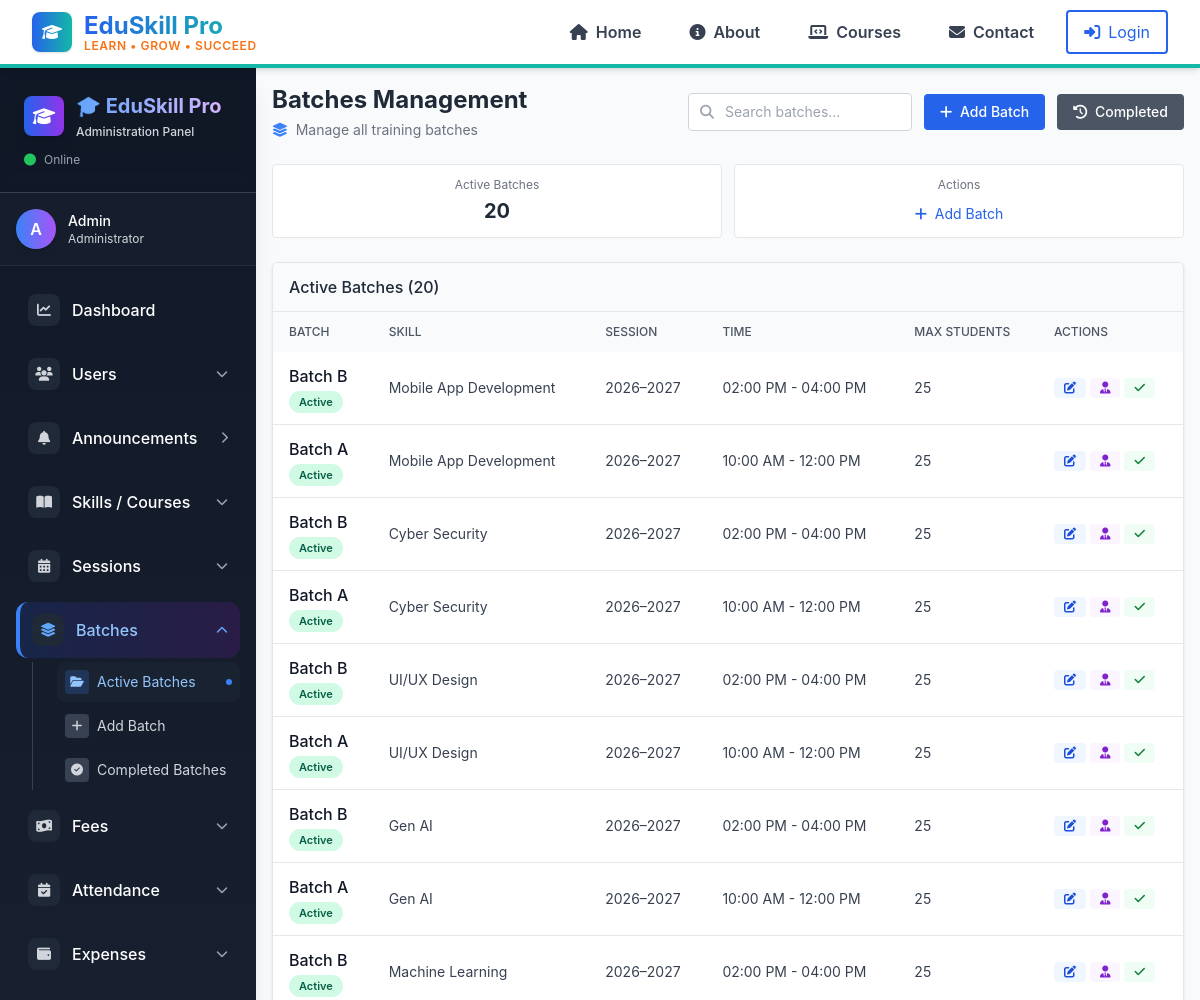
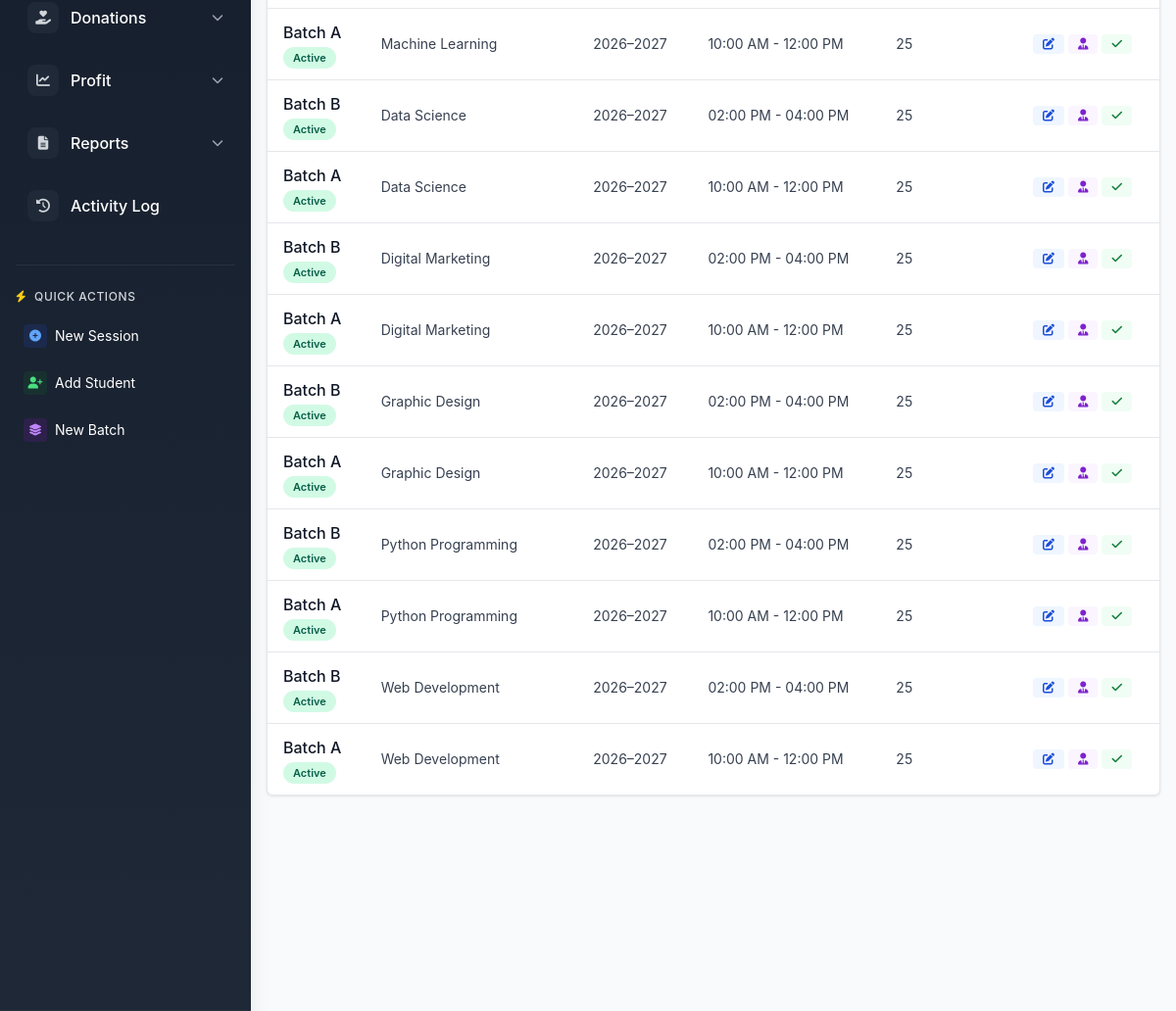
Page /admin/batches/batches.php on the committed database (2 pictures, top to bottom).
### tables this page shows
CREATE TABLE `batches` (
  `id` int(11) NOT NULL,
  `skill_id` int(11) DEFAULT NULL,
  `session_id` int(11) DEFAULT NULL,
  `batch_name` varchar(255) DEFAULT NULL,
  `start_time` time DEFAULT NULL,
  `end_time` time DEFAULT NULL,
  `max_students` int(11) DEFAULT NULL,
  `status` varchar(50) DEFAULT NULL,
  `created_at` timestamp NOT NULL DEFAULT current_timestamp(),
  `updated_at` timestamp NOT NULL DEFAULT current_timestamp() ON UPDATE current_timestamp()
);

CREATE TABLE `skills` (
  `id` int(11) NOT NULL,
  `skill_name` varchar(255) DEFAULT NULL,
  `duration_months` int(11) DEFAULT NULL,
  `level` varchar(50) DEFAULT NULL,
  `description` text DEFAULT NULL,
  `has_syllabus` tinyint(1) DEFAULT NULL,
  `has_practice` tinyint(1) DEFAULT NULL,
  `status` varchar(50) DEFAULT NULL,
  `created_at` datetime DEFAULT NULL,
  `updated_at` datetime DEFAULT NULL
);

CREATE TABLE `sessions` (
  `id` int(11) NOT NULL,
  `session_name` varchar(255) DEFAULT NULL,
  `status` varchar(50) DEFAULT NULL,
  `created_at` datetime DEFAULT NULL,
  `updated_at` datetime DEFAULT NULL
);

### admin/batches/batches.php (the view, shortened to what this page needs)
<?php
require_once __DIR__ . '/../../config/db.php';
$batches = mysqli_query($conn, "
    SELECT b.*, s.skill_name, se.session_name
    FROM batches b
    JOIN skills s ON b.skill_id = s.id
    JOIN sessions se ON b.session_id = se.id
    WHERE b.status='active'
    ORDER BY b.id DESC
");
$total_batches = mysqli_num_rows($batches);
?>
<!DOCTYPE html>
<html lang="en">
<head>
    <script src="https://cdn.tailwindcss.com"></script>
    <link rel="stylesheet" href="https://cdnjs.cloudflare.com/ajax/libs/font-awesome/6.5.0/css/all.min.css">
</head>
<body class="bg-gray-50 min-h-screen">
    <?php include __DIR__ . '/../../includes/navbar.php'; ?>
    <div class="flex">
        <?php include __DIR__ . '/../includes/sidebar.php'; ?>
        <main class="flex-1 p-4">
            <div class="flex justify-between items-center mb-6">
                <div>
                    <h1 class="text-2xl font-bold text-gray-800">Batches Management</h1>
                    <p class="text-gray-500 text-sm mt-1">
                        <i class="fas fa-layer-group text-blue-500 mr-1"></i>
                        Manage all training batches
                    </p>
                </div>
                <div class="flex items-center gap-3">
                    <div class="relative">
                        <div class="absolute inset-y-0 left-0 pl-3 flex items-center pointer-events-none">
                        </div>
                        <input type="text"
                            placeholder="Search batches..."
                            class="pl-9 pr-3 py-2 rounded border border-gray-300 focus:ring-2 focus:ring-blue-500 focus:border-blue-500 w-56 text-sm"
                            id="searchInput">
                    </div>
                    <a href="add_batch.php"
                        class="bg-blue-600 hover:bg-blue-700 text-white px-4 py-2 rounded text-sm font-medium">
                        <i class="fas fa-plus mr-1"></i> Add Batch
                    </a>
                    <a href="completed_batches.php"
                        class="bg-gray-600 hover:bg-gray-700 text-white px-4 py-2 rounded text-sm font-medium">
                        <i class="fas fa-history mr-1"></i> Completed
                    </a>
                </div>
            </div>
            <div class="grid grid-cols-2 gap-3 mb-6">
                <div class="bg-white p-3 rounded border text-center">
                    <p class="text-xs text-gray-500 mb-1">Active Batches</p>
                    <h3 class="text-xl font-bold text-gray-800"><?php echo $total_batches; ?></h3>
                </div>
                <div class="bg-white p-3 rounded border text-center">
                    <p class="text-xs text-gray-500 mb-1">Actions</p>
                    <div class="mt-2">
                        <a href="add_batch.php" class="text-sm text-blue-600 hover:text-blue-800">
                            <i class="fas fa-plus mr-1"></i> Add Batch
                        </a>
                    </div>
                </div>
            </div>
            <div class="table-container">
                <div class="px-4 py-3 border-b bg-gray-50">
                    <h3 class="font-medium text-gray-800">Active Batches (<?php echo $total_batches; ?>)</h3>
                </div>
                <?php if ($total_batches > 0): ?>
                    <div class="overflow-x-auto">
                        <table class="w-full">
                            <thead class="bg-gray-50">
                                <tr>
                                    <th class="py-3 px-4 text-left text-xs font-medium text-gray-600 uppercase">Batch</th>
                                    <th class="py-3 px-4 text-left text-xs font-medium text-gray-600 uppercase">Skill</th>
                                    <th class="py-3 px-4 text-left text-xs font-medium text-gray-600 uppercase">Session</th>
                                    <th class="py-3 px-4 text-left text-xs font-medium text-gray-600 uppercase">Time</th>
                                    <th class="py-3 px-4 text-left text-xs font-medium text-gray-600 uppercase">Max Students</th>
                                    <th class="py-3 px-4 text-left text-xs font-medium text-gray-600 uppercase">Actions</th>
                                </tr>
                            </thead>
                            <tbody class="divide-y divide-gray-200">
                                <?php while ($row = mysqli_fetch_assoc($batches)): ?>
                                    <tr>
                                        <td class="py-3 px-4">
                                            <div class="font-medium text-gray-900"><?php echo htmlspecialchars($row['batch_name']); ?></div>
                                            <span class="status-badge status-active">Active</span>
                                        </td>
                                        <td class="py-3 px-4">
                                            <div class="text-sm text-gray-700"><?php echo htmlspecialchars($row['skill_name']); ?></div>
                                        </td>
                                        <td class="py-3 px-4">
                                            <div class="text-sm text-gray-700"><?php echo htmlspecialchars($row['session_name']); ?></div>
                                        </td>
                                        <td class="py-3 px-4">
                                            <div class="text-sm text-gray-700">
                                                <?php echo date('h:i A', strtotime($row['start_time'])); ?> - <?php echo date('h:i A', strtotime($row['end_time'])); ?>
                                            </div>
                                        </td>
                                        <td class="py-3 px-4">
                                            <div class="text-sm text-gray-700"><?php echo $row['max_students']; ?></div>
                                        </td>
                                        <td class="py-3 px-4">
                                            <div class="flex gap-1">
                                                <a href="edit_batch.php?id=<?= $row['id'] ?>"
                                                    class="action-btn bg-blue-50 text-blue-700 hover:bg-blue-100"
                                                    title="Edit">
                                                    <i class="fas fa-edit text-xs"></i>
                                                </a>
                                                <a href="assign_teacher.php?batch_id=<?= $row['id'] ?>"
                                                    class="action-btn bg-purple-50 text-purple-700 hover:bg-purple-100"
                                                    title="Assign Teacher">
                                                    <i class="fas fa-user-tie text-xs"></i>
                                                </a>
                                                <a href="batches.php?complete_id=<?= $row['id'] ?>"
                                                    onclick="return confirm('Mark batch as completed?')"
                                                    class="action-btn bg-green-50 text-green-700 hover:bg-green-100"
                                                    title="Complete">
                                                    <i class="fas fa-check text-xs"></i>
                                                </a>
                                            </div>
                                        </td>
                                    </tr>
                                <?php endwhile; ?>
                            </tbody>
                        </table>
                    </div>
                <?php endif; ?>
            </div>
        </main>
    </div>
</body>
</html>

### admin/batches/batches.php (style rules this page uses)
* { font-family: 'Inter', sans-serif; }
.action-btn { padding: 4px 10px; border-radius: 4px; font-weight: 500; transition: all 0.2s ease; display: inline-flex; align-items: center; gap: 4px; text-decoration: none; font-size: 13px; }
.table-container { background: white; border-radius: 6px; overflow: hidden; box-shadow: 0 1px 3px rgba(0, 0, 0, 0.1); border: 1px solid #e5e7eb; }
.status-badge { padding: 4px 10px; border-radius: 12px; font-size: 11px; font-weight: 600; }
.status-active { background: #d1fae5; color: #065f46; }

### rows in the picture
batches: batch_name "Batch B", skill.skill_name "Mobile App Development", session.session_name "2026–2027", start_time "02:00 PM", end_time "04:00 PM", max_students "25"
batches: batch_name "Batch A", skill.skill_name "Mobile App Development", session.session_name "2026–2027", start_time "10:00 AM", end_time "12:00 PM", max_students "25"
batches: batch_name "Batch B", skill.skill_name "Cyber Security", session.session_name "2026–2027", start_time "02:00 PM", end_time "04:00 PM", max_students "25"
batches: batch_name "Batch A", skill.skill_name "Cyber Security", session.session_name "2026–2027", start_time "10:00 AM", end_time "12:00 PM", max_students "25"
batches: batch_name "Batch B", skill.skill_name "UI/UX Design", session.session_name "2026–2027", start_time "02:00 PM", end_time "04:00 PM", max_students "25"
batches: batch_name "Batch A", skill.skill_name "UI/UX Design", session.session_name "2026–2027", start_time "10:00 AM", end_time "12:00 PM", max_students "25"
batches: batch_name "Batch B", skill.skill_name "Gen AI", session.session_name "2026–2027", start_time "02:00 PM", end_time "04:00 PM", max_students "25"
batches: batch_name "Batch A", skill.skill_name "Gen AI", session.session_name "2026–2027", start_time "10:00 AM", end_time "12:00 PM", max_students "25"
batches: batch_name "Batch B", skill.skill_name "Machine Learning", session.session_name "2026–2027", start_time "02:00 PM", end_time "04:00 PM", max_students "25"
batches: batch_name "Batch A", skill.skill_name "Machine Learning", session.session_name "2026–2027", start_time "10:00 AM", end_time "12:00 PM", max_students "25"
batches: batch_name "Batch B", skill.skill_name "Data Science", session.session_name "2026–2027", start_time "02:00 PM", end_time "04:00 PM", max_students "25"
batches: batch_name "Batch A", skill.skill_name "Data Science", session.session_name "2026–2027", start_time "10:00 AM", end_time "12:00 PM", max_students "25"
batches: batch_name "Batch B", skill.skill_name "Digital Marketing", session.session_name "2026–2027", start_time "02:00 PM", end_time "04:00 PM", max_students "25"
batches: batch_name "Batch A", skill.skill_name "Digital Marketing", session.session_name "2026–2027", start_time "10:00 AM", end_time "12:00 PM", max_students "25"
batches: batch_name "Batch B", skill.skill_name "Graphic Design", session.session_name "2026–2027", start_time "02:00 PM", end_time "04:00 PM", max_students "25"
batches: batch_name "Batch A", skill.skill_name "Graphic Design", session.session_name "2026–2027", start_time "10:00 AM", end_time "12:00 PM", max_students "25"
batches: batch_name "Batch B", skill.skill_name "Python Programming", session.session_name "2026–2027", start_time "02:00 PM", end_time "04:00 PM", max_students "25"
batches: batch_name "Batch A", skill.skill_name "Python Programming", session.session_name "2026–2027", start_time "10:00 AM", end_time "12:00 PM", max_students "25"
batches: batch_name "Batch B", skill.skill_name "Web Development", session.session_name "2026–2027", start_time "02:00 PM", end_time "04:00 PM", max_students "25"
batches: batch_name "Batch A", skill.skill_name "Web Development", session.session_name "2026–2027", start_time "10:00 AM", end_time "12:00 PM", max_students "25"

### other values in the picture
substr($current_user, 0, 1) "A"
$current_user "Admin"
$current_role "Administrator"
$total_batches "20"
